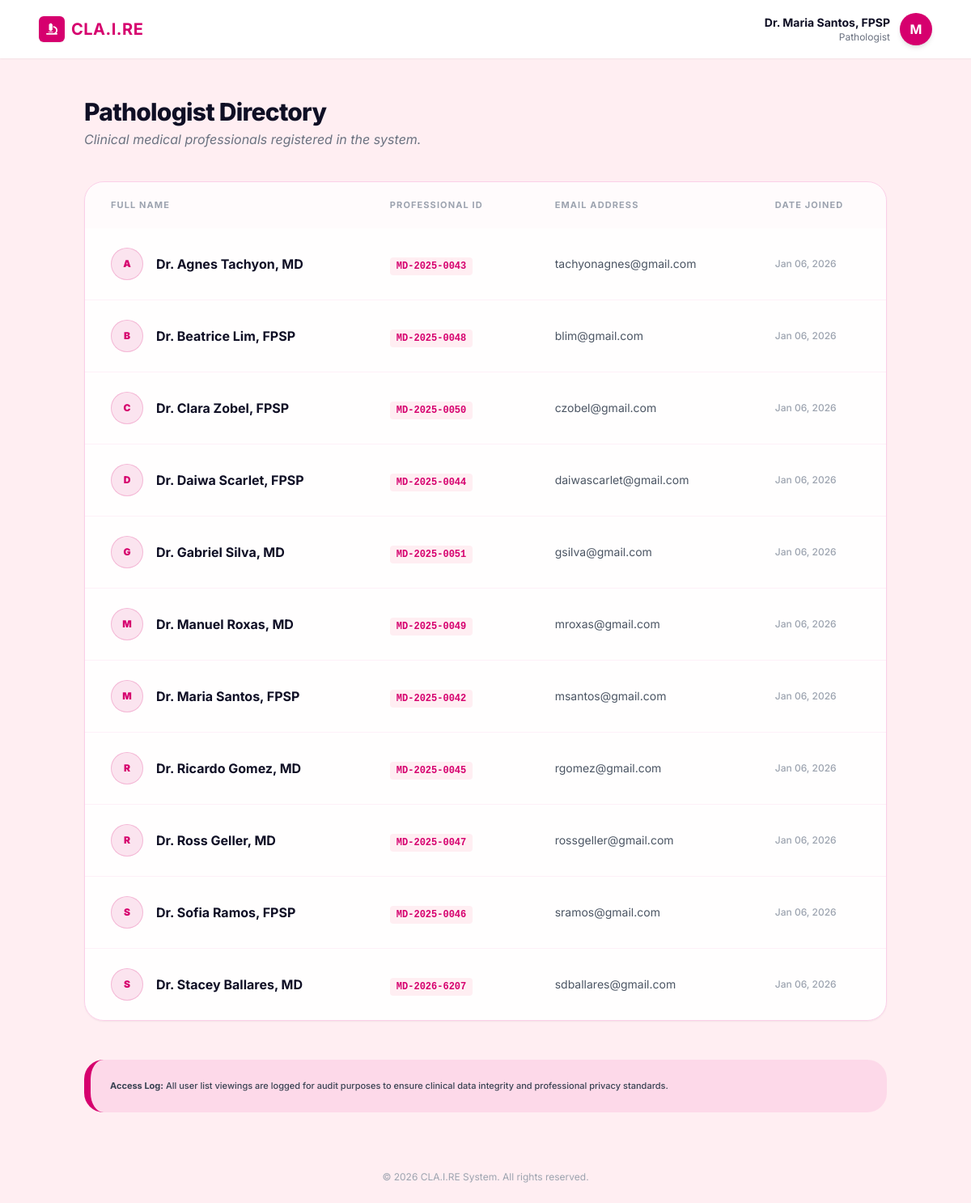
The app's page /user_list.php (signed in) with its own data.
### tables this page shows
CREATE TABLE `pathologist_table` (
  `pathologist_id` varchar(20) NOT NULL,
  `full_name` varchar(100) NOT NULL,
  `email` varchar(100) NOT NULL,
  `password` varchar(255) NOT NULL,
  `created_at` datetime NOT NULL DEFAULT current_timestamp(),
  `updated_at` datetime DEFAULT current_timestamp() ON UPDATE current_timestamp()
);

### user_list.php (the view, shortened to what this page needs)
<?php
require_once 'db_connect.php';
$fullName = $_SESSION['full_name'] ?? 'Pathologist';
$firstName = explode(' ', str_replace('Dr. ', '', $fullName))[0];
try {
    $stmt = $pdo->prepare("SELECT pathologist_id, full_name, email, created_at FROM Pathologist_Table ORDER BY full_name ASC");
    $stmt->execute();
    $users = $stmt->fetchAll();
} catch (PDOException $e) {
    die("Error fetching user list: " . $e->getMessage());
}
?>
<!DOCTYPE html>
<html lang="en">
<head>
    <script src="https://cdn.tailwindcss.com"></script>
    <link rel="stylesheet" href="https://cdnjs.cloudflare.com/ajax/libs/font-awesome/6.4.0/css/all.min.css">
</head>
<body class="min-h-screen flex flex-col bg-brand-light font-sans text-brand-dark">
    <nav class="bg-white py-4 px-6 md:px-12 flex justify-between items-center shadow-sm sticky top-0 z-50">
        <div class="flex items-center gap-8">
            <a href="dashboard.php" class="flex items-center gap-2 select-none no-underline">
                <div class="bg-brand-pink text-white p-1.5 rounded-md w-8 h-8 flex items-center justify-center shadow-sm">
                    <i class="fa-solid fa-microscope text-sm"></i>
                </div>
                <span class="font-bold text-xl tracking-wide text-brand-pink">CLA.I.RE</span>
            </a>
        </div>
        <div class="flex items-center gap-6">
            <div class="flex items-center gap-3 group relative cursor-pointer">
                <div class="text-right hidden sm:block leading-tight">
                    <p class="text-sm font-bold text-brand-dark"><?php echo htmlspecialchars($fullName); ?></p>
                    <p class="text-xs text-gray-500">Pathologist</p>
                </div>
                <div class="w-10 h-10 rounded-full bg-brand-pink text-white flex items-center justify-center font-bold shadow-md transition group-hover:scale-105">
                    <?php echo strtoupper(substr($firstName, 0, 1)); ?>
                </div>
            </div>
        </div>
    </nav>
    <main class="container mx-auto px-4 py-12 max-w-5xl">
        <div class="mb-10">
            <h1 class="text-3xl font-extrabold tracking-tight">Pathologist Directory</h1>
            <p class="text-gray-500 mt-1 italic">Clinical medical professionals registered in the system.</p>
        </div>
        <div class="glass-card rounded-3xl shadow-sm overflow-hidden">
            <table class="w-full text-left">
                <thead class="bg-brand-light/20 text-[11px] font-black uppercase tracking-widest text-gray-400">
                    <tr>
                        <th class="px-8 py-5">Full Name</th>
                        <th class="px-8 py-5">Professional ID</th>
                        <th class="px-8 py-5">Email Address</th>
                        <th class="px-8 py-5">Date Joined</th>
                    </tr>
                </thead>
                <tbody class="divide-y divide-brand-border/30">
                    <?php foreach ($users as $user): ?>
                    <tr class="hover:bg-brand-pink/[0.02] transition">
                        <td class="px-8 py-6">
                            <div class="flex items-center gap-4">
                                <div class="w-10 h-10 rounded-full bg-brand-pink/10 text-brand-pink flex items-center justify-center font-black text-xs border border-brand-pink/20">
                                    <?php echo strtoupper(substr(str_replace('Dr. ', '', $user['full_name']), 0, 1)); ?>
                                </div>
                                <span class="font-bold text-brand-dark"><?php echo htmlspecialchars($user['full_name']); ?></span>
                            </div>
                        </td>
                        <td class="px-8 py-6">
                            <span class="font-mono text-xs font-bold text-brand-pink bg-brand-light px-2 py-1 rounded"><?php echo $user['pathologist_id']; ?></span>
                        </td>
                        <td class="px-8 py-6 text-sm text-gray-600">
                            <?php echo htmlspecialchars($user['email']); ?>
                        </td>
                        <td class="px-8 py-6 text-xs text-gray-400 font-medium">
                            <?php echo date('M d, Y', strtotime($user['created_at'])); ?>
                        </td>
                    </tr>
                    <?php endforeach; ?>
                </tbody>
            </table>
        </div>
        <div class="mt-12 bg-pink-300/30 border-l-8 border-brand-pink p-6 rounded-3xl">
            <p class="text-[11px] leading-relaxed text-gray-700 font-medium">
                <strong>Access Log:</strong> All user list viewings are logged for audit purposes to ensure clinical data integrity and professional privacy standards.
            </p>
        </div>
    </main>
      <footer class="py-6 text-center text-gray-400 text-xs">
        &copy; <?php echo date('Y'); ?> CLA.I.RE System. All rights reserved.
    </footer>
</body>
</html>

### user_list.php (style rules this page uses)
.glass-card { background: rgba(255, 255, 255, 0.9); backdrop-filter: blur(10px); border: 1px solid #fbcfe8; }

### records on screen
pathologist_table: full_name "A", full_name "Dr. Agnes Tachyon, MD", pathologist_id "MD-2025-0043", email "tachyonagnes@gmail.com", created_at "Jan 06, 2026"
pathologist_table: full_name "B", full_name "Dr. Beatrice Lim, FPSP", pathologist_id "MD-2025-0048", email "blim@gmail.com", created_at "Jan 06, 2026"
pathologist_table: full_name "C", full_name "Dr. Clara Zobel, FPSP", pathologist_id "MD-2025-0050", email "czobel@gmail.com", created_at "Jan 06, 2026"
pathologist_table: full_name "D", full_name "Dr. Daiwa Scarlet, FPSP", pathologist_id "MD-2025-0044", email "daiwascarlet@gmail.com", created_at "Jan 06, 2026"
pathologist_table: full_name "G", full_name "Dr. Gabriel Silva, MD", pathologist_id "MD-2025-0051", email "gsilva@gmail.com", created_at "Jan 06, 2026"
pathologist_table: full_name "M", full_name "Dr. Manuel Roxas, MD", pathologist_id "MD-2025-0049", email "mroxas@gmail.com", created_at "Jan 06, 2026"
pathologist_table: full_name "M", full_name "Dr. Maria Santos, FPSP", pathologist_id "MD-2025-0042", email "msantos@gmail.com", created_at "Jan 06, 2026"
pathologist_table: full_name "R", full_name "Dr. Ricardo Gomez, MD", pathologist_id "MD-2025-0045", email "rgomez@gmail.com", created_at "Jan 06, 2026"
pathologist_table: full_name "R", full_name "Dr. Ross Geller, MD", pathologist_id "MD-2025-0047", email "rossgeller@gmail.com", created_at "Jan 06, 2026"
pathologist_table: full_name "S", full_name "Dr. Sofia Ramos, FPSP", pathologist_id "MD-2025-0046", email "sramos@gmail.com", created_at "Jan 06, 2026"
pathologist_table: full_name "S", full_name "Dr. Stacey Ballares, MD", pathologist_id "MD-2026-6207", email "sdballares@gmail.com", created_at "Jan 06, 2026"

### other values on screen
$fullName "Dr. Maria Santos, FPSP"
substr($firstName, 0, 1) "M"
